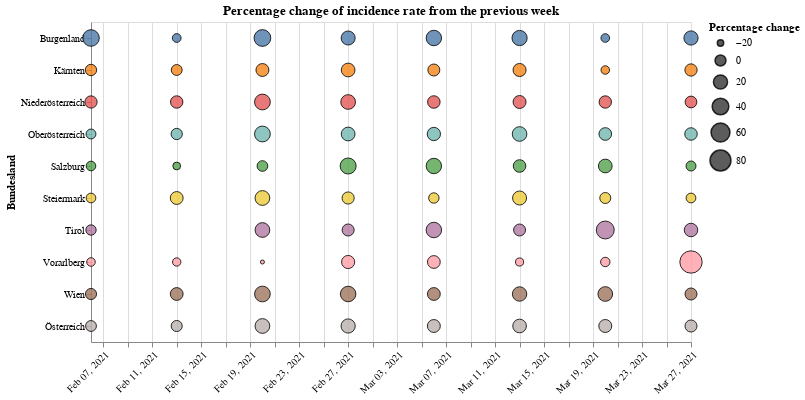

This figure's notebook cell:
### Code cell
#collapse
source = saturdays_data.query("Time >= '2021-01-31'")
alt.Chart(source).mark_circle(
    opacity=0.8,
    stroke='black',
    strokeWidth=1
).encode(
    alt.X('yearmonthdate(Time):T', axis=alt.Axis(title='', labelAngle=-45)),
    alt.Y('Bundesland:N'),
    alt.Size('rate_change:Q',
            scale=alt.Scale(range=[0, 500]),
            legend=alt.Legend(title='Percentage change')
    ),
    alt.Color('Bundesland:N', legend=None),
    tooltip='rate_change'
).properties(
    width=600,
    height=320,
    title='Percentage change of incidence rate from the previous week'
)

### Figure 1 — Vega-Lite specification as saved in the notebook (floating-point values rounded to 4 significant figures)
{"config": {"view": {"continuousWidth": 400, "continuousHeight": 300}}, "data": {"name": "data-585266c6a1b3095fc65e3bccf953d0c4"}, "mark": {"type": "circle", "opacity": 0.8, "stroke": "black", "strokeWidth": 1}, "encoding": {"color": {"type": "nominal", "field": "Bundesland", "legend": null}, "size": {"type": "quantitative", "field": "rate_change", "legend": {"title": "Percentage change"}, "scale": {"range": [0, 500]}}, "tooltip": {"type": "quantitative", "field": "rate_change"}, "x": {"type": "temporal", "axis": {"labelAngle": -45, "title": ""}, "field": "Time", "timeUnit": "yearmonthdate"}, "y": {"type": "nominal", "field": "Bundesland"}}, "height": 320, "title": "Percentage change of incidence rate from the previous week", "width": 600, "$schema": "https://vega.github.io/schema/vega-lite/v4.8.1.json", "datasets": {"data-585266c6a1b3095fc65e3bccf953d0c4": [{"Time": "2021-02-06T00:00:00", "Bundesland": "Burgenland", "BundeslandID": 1, "AnzEinwohner": 294436, "AnzahlFaelle": 47, "AnzahlFaelleSum": 11186, "AnzahlFaelle7Tage": 333, "SiebenTageInzidenzFaelle": 113.1, "AnzahlTotTaeglich": 0, "AnzahlTotSum": 214, "AnzahlGeheiltTaeglich": 41, "AnzahlGeheiltSum": 10426, "rate_change": 39.33}, {"Time": "2021-02-06T00:00:00", "Bundesland": "Kärnten", "BundeslandID": 2, "AnzEinwohner": 561293, "AnzahlFaelle": 109, "AnzahlFaelleSum": 26516, "AnzahlFaelle7Tage": 748, "SiebenTageInzidenzFaelle": 133.3, "AnzahlTotTaeglich": 2, "AnzahlTotSum": 680, "AnzahlGeheiltTaeglich": 82, "AnzahlGeheiltSum": 24294, "rate_change": 2.186}, {"Time": "2021-02-06T00:00:00", "Bundesland": "Niederösterreich", "BundeslandID": 3, "AnzEinwohner": 1684287, "AnzahlFaelle": 255, "AnzahlFaelleSum": 64806, "AnzahlFaelle7Tage": 1815, "SiebenTageInzidenzFaelle": 107.8, "AnzahlTotTaeglich": 3, "AnzahlTotSum": 1180, "AnzahlGeheiltTaeglich": 248, "AnzahlGeheiltSum": 60030, "rate_change": 7.907}, {"Time": "2021-02-06T00:00:00", "Bundesland": "Oberösterreich", "BundeslandID": 4, "AnzEinwohner": 1490279, "AnzahlFaelle": 107, "AnzahlFaelleSum": 81373, "AnzahlFaelle7Tage": 1243, "SiebenTageInzidenzFaelle": 83.41, "AnzahlTotTaeglich": 2, "AnzahlTotSum": 1365, "AnzahlGeheiltTaeglich": 178, "AnzahlGeheiltSum": 77378, "rate_change": -5.619}, {"Time": "2021-02-06T00:00:00", "Bundesland": "Salzburg", "BundeslandID": 5, "AnzEinwohner": 558410, "AnzahlFaelle": 71, "AnzahlFaelleSum": 35231, "AnzahlFaelle7Tage": 880, "SiebenTageInzidenzFaelle": 157.6, "AnzahlTotTaeglich": 1, "AnzahlTotSum": 465, "AnzahlGeheiltTaeglich": 140, "AnzahlGeheiltSum": 33202, "rate_change": -6.977}, {"Time": "2021-02-06T00:00:00", "Bundesland": "Steiermark", "BundeslandID": 6, "AnzEinwohner": 1246395, "AnzahlFaelle": 123, "AnzahlFaelleSum": 50543, "AnzahlFaelle7Tage": 1360, "SiebenTageInzidenzFaelle": 109.1, "AnzahlTotTaeglich": 4, "AnzahlTotSum": 1642, "AnzahlGeheiltTaeglich": 215, "AnzahlGeheiltSum": 46443, "rate_change": -6.657}, {"Time": "2021-02-06T00:00:00", "Bundesland": "Tirol", "BundeslandID": 7, "AnzEinwohner": 757634, "AnzahlFaelle": 89, "AnzahlFaelleSum": 45326, "AnzahlFaelle7Tage": 814, "SiebenTageInzidenzFaelle": 107.4, "AnzahlTotTaeglich": 3, "AnzahlTotSum": 600, "AnzahlGeheiltTaeglich": 125, "AnzahlGeheiltSum": 43425, "rate_change": -3.325}, {"Time": "2021-02-06T00:00:00", "Bundesland": "Vorarlberg", "BundeslandID": 8, "AnzEinwohner": 397139, "AnzahlFaelle": 44, "AnzahlFaelleSum": 22288, "AnzahlFaelle7Tage": 384, "SiebenTageInzidenzFaelle": 96.69, "AnzahlTotTaeglich": 1, "AnzahlTotSum": 267, "AnzahlGeheiltTaeglich": 84, "AnzahlGeheiltSum": 21387, "rate_change": -11.72}, {"Time": "2021-02-06T00:00:00", "Bundesland": "Wien", "BundeslandID": 9, "AnzEinwohner": 1911191, "AnzahlFaelle": 324, "AnzahlFaelleSum": 82880, "AnzahlFaelle7Tage": 1815, "SiebenTageInzidenzFaelle": 94.97, "AnzahlTotTaeglich": 11, "AnzahlTotSum": 1563, "AnzahlGeheiltTaeglich": 214, "AnzahlGeheiltSum": 75139, "rate_change": 0.9455}, {"Time": "2021-02-06T00:00:00", "Bundesland": "Österreich", "BundeslandID": 10, "AnzEinwohner": 8901064, "AnzahlFaelle": 1169, "AnzahlFaelleSum": 420149, "AnzahlFaelle7Tage": 9392, "SiebenTageInzidenzFaelle": 105.5, "AnzahlTotTaeglich": 27, "AnzahlTotSum": 7976, "AnzahlGeheiltTaeglich": 1327, "AnzahlGeheiltSum": 391724, "rate_change": -0.5927}, {"Time": "2021-02-13T00:00:00", "Bundesland": "Burgenland", "BundeslandID": 1, "AnzEinwohner": 294436, "AnzahlFaelle": 45, "AnzahlFaelleSum": 11483, "AnzahlFaelle7Tage": 297, "SiebenTageInzidenzFaelle": 100.9, "AnzahlTotTaeglich": 1, "AnzahlTotSum": 219, "AnzahlGeheiltTaeglich": 46, "AnzahlGeheiltSum": 10702, "rate_change": -10.81}, {"Time": "2021-02-13T00:00:00", "Bundesland": "Kärnten", "BundeslandID": 2, "AnzEinwohner": 561293, "AnzahlFaelle": 100, "AnzahlFaelleSum": 27261, "AnzahlFaelle7Tage": 745, "SiebenTageInzidenzFaelle": 132.7, "AnzahlTotTaeglich": 0, "AnzahlTotSum": 692, "AnzahlGeheiltTaeglich": 67, "AnzahlGeheiltSum": 24903, "rate_change": -0.4011}, {"Time": "2021-02-13T00:00:00", "Bundesland": "Niederösterreich", "BundeslandID": 3, "AnzEinwohner": 1684287, "AnzahlFaelle": 218, "AnzahlFaelleSum": 66777, "AnzahlFaelle7Tage": 1971, "SiebenTageInzidenzFaelle": 117.0, "AnzahlTotTaeglich": 4, "AnzahlTotSum": 1208, "AnzahlGeheiltTaeglich": 319, "AnzahlGeheiltSum": 61783, "rate_change": 8.595}, {"Time": "2021-02-13T00:00:00", "Bundesland": "Oberösterreich", "BundeslandID": 4, "AnzEinwohner": 1490279, "AnzahlFaelle": 137, "AnzahlFaelleSum": 82639, "AnzahlFaelle7Tage": 1266, "SiebenTageInzidenzFaelle": 84.95, "AnzahlTotTaeglich": 2, "AnzahlTotSum": 1381, "AnzahlGeheiltTaeglich": 180, "AnzahlGeheiltSum": 78524, "rate_change": 1.85}, {"Time": "2021-02-13T00:00:00", "Bundesland": "Salzburg", "BundeslandID": 5, "AnzEinwohner": 558410, "AnzahlFaelle": 109, "AnzahlFaelleSum": 35978, "AnzahlFaelle7Tage": 747, "SiebenTageInzidenzFaelle": 133.8, "AnzahlTotTaeglich": 4, "AnzahlTotSum": 478, "AnzahlGeheiltTaeglich": 122, "AnzahlGeheiltSum": 34134, "rate_change": -15.11}, {"Time": "2021-02-13T00:00:00", "Bundesland": "Steiermark", "BundeslandID": 6, "AnzEinwohner": 1246395, "AnzahlFaelle": 212, "AnzahlFaelleSum": 52060, "AnzahlFaelle7Tage": 1517, "SiebenTageInzidenzFaelle": 121.7, "AnzahlTotTaeglich": 4, "AnzahlTotSum": 1687, "AnzahlGeheiltTaeglich": 211, "AnzahlGeheiltSum": 47798, "rate_change": 11.54}, {"Time": "2021-02-13T00:00:00", "Bundesland": "Tirol", "BundeslandID": 7, "AnzEinwohner": 757634, "AnzahlFaelle": 57, "AnzahlFaelleSum": 45893, "AnzahlFaelle7Tage": 567, "SiebenTageInzidenzFaelle": 74.84, "AnzahlTotTaeglich": 0, "AnzahlTotSum": 608, "AnzahlGeheiltTaeglich": 111, "AnzahlGeheiltSum": 44234, "rate_change": -30.34}, {"Time": "2021-02-13T00:00:00", "Bundesland": "Vorarlberg", "BundeslandID": 8, "AnzEinwohner": 397139, "AnzahlFaelle": 63, "AnzahlFaelleSum": 22624, "AnzahlFaelle7Tage": 336, "SiebenTageInzidenzFaelle": 84.61, "AnzahlTotTaeglich": 0, "AnzahlTotSum": 268, "AnzahlGeheiltTaeglich": 60, "AnzahlGeheiltSum": 21781, "rate_change": -12.5}, {"Time": "2021-02-13T00:00:00", "Bundesland": "Wien", "BundeslandID": 9, "AnzEinwohner": 1911191, "AnzahlFaelle": 235, "AnzahlFaelleSum": 84897, "AnzahlFaelle7Tage": 2017, "SiebenTageInzidenzFaelle": 105.5, "AnzahlTotTaeglich": 7, "AnzahlTotSum": 1620, "AnzahlGeheiltTaeglich": 236, "AnzahlGeheiltSum": 76808, "rate_change": 11.13}, {"Time": "2021-02-13T00:00:00", "Bundesland": "Österreich", "BundeslandID": 10, "AnzEinwohner": 8901064, "AnzahlFaelle": 1176, "AnzahlFaelleSum": 429612, "AnzahlFaelle7Tage": 9463, "SiebenTageInzidenzFaelle": 106.3, "AnzahlTotTaeglich": 22, "AnzahlTotSum": 8161, "AnzahlGeheiltTaeglich": 1352, "AnzahlGeheiltSum": 400667, "rate_change": 0.7559}, {"Time": "2021-02-20T00:00:00", "Bundesland": "Burgenland", "BundeslandID": 1, "AnzEinwohner": 294436, "AnzahlFaelle": 69, "AnzahlFaelleSum": 11901, "AnzahlFaelle7Tage": 418, "SiebenTageInzidenzFaelle": 142.0, "AnzahlTotTaeglich": 1, "AnzahlTotSum": 225, "AnzahlGeheiltTaeglich": 37, "AnzahlGeheiltSum": 10979, "rate_change": 40.74}, {"Time": "2021-02-20T00:00:00", "Bundesland": "Kärnten", "BundeslandID": 2, "AnzEinwohner": 561293, "AnzahlFaelle": 98, "AnzahlFaelleSum": 28096, "AnzahlFaelle7Tage": 835, "SiebenTageInzidenzFaelle": 148.8, "AnzahlTotTaeglich": 1, "AnzahlTotSum": 699, "AnzahlGeheiltTaeglich": 87, "AnzahlGeheiltSum": 25538, "rate_change": 12.08}, {"Time": "2021-02-20T00:00:00", "Bundesland": "Niederösterreich", "BundeslandID": 3, "AnzEinwohner": 1684287, "AnzahlFaelle": 442, "AnzahlFaelleSum": 69393, "AnzahlFaelle7Tage": 2616, "SiebenTageInzidenzFaelle": 155.3, "AnzahlTotTaeglich": 4, "AnzahlTotSum": 1229, "AnzahlGeheiltTaeglich": 359, "AnzahlGeheiltSum": 63796, "rate_change": 32.72}, {"Time": "2021-02-20T00:00:00", "Bundesland": "Oberösterreich", "BundeslandID": 4, "AnzEinwohner": 1490279, "AnzahlFaelle": 217, "AnzahlFaelleSum": 84322, "AnzahlFaelle7Tage": 1683, "SiebenTageInzidenzFaelle": 112.9, "AnzahlTotTaeglich": 1, "AnzahlTotSum": 1393, "AnzahlGeheiltTaeglich": 183, "AnzahlGeheiltSum": 79875, "rate_change": 32.94}, {"Time": "2021-02-20T00:00:00", "Bundesland": "Salzburg", "BundeslandID": 5, "AnzEinwohner": 558410, "AnzahlFaelle": 124, "AnzahlFaelleSum": 36715, "AnzahlFaelle7Tage": 737, "SiebenTageInzidenzFaelle": 132.0, "AnzahlTotTaeglich": 3, "AnzahlTotSum": 490, "AnzahlGeheiltTaeglich": 100, "AnzahlGeheiltSum": 34869, "rate_change": -1.339}, {"Time": "2021-02-20T00:00:00", "Bundesland": "Steiermark", "BundeslandID": 6, "AnzEinwohner": 1246395, "AnzahlFaelle": 192, "AnzahlFaelleSum": 53953, "AnzahlFaelle7Tage": 1893, "SiebenTageInzidenzFaelle": 151.9, "AnzahlTotTaeglich": 5, "AnzahlTotSum": 1722, "AnzahlGeheiltTaeglich": 164, "AnzahlGeheiltSum": 49228, "rate_change": 24.79}, {"Time": "2021-02-20T00:00:00", "Bundesland": "Tirol", "BundeslandID": 7, "AnzEinwohner": 757634, "AnzahlFaelle": 94, "AnzahlFaelleSum": 46600, "AnzahlFaelle7Tage": 707, "SiebenTageInzidenzFaelle": 93.32, "AnzahlTotTaeglich": 1, "AnzahlTotSum": 622, "AnzahlGeheiltTaeglich": 89, "AnzahlGeheiltSum": 44863, "rate_change": 24.69}, {"Time": "2021-02-20T00:00:00", "Bundesland": "Vorarlberg", "BundeslandID": 8, "AnzEinwohner": 397139, "AnzahlFaelle": 32, "AnzahlFaelleSum": 22872, "AnzahlFaelle7Tage": 248, "SiebenTageInzidenzFaelle": 62.45, "AnzahlTotTaeglich": 0, "AnzahlTotSum": 270, "AnzahlGeheiltTaeglich": 48, "AnzahlGeheiltSum": 22125, "rate_change": -26.19}, {"Time": "2021-02-20T00:00:00", "Bundesland": "Wien", "BundeslandID": 9, "AnzEinwohner": 1911191, "AnzahlFaelle": 408, "AnzahlFaelleSum": 87561, "AnzahlFaelle7Tage": 2664, "SiebenTageInzidenzFaelle": 139.4, "AnzahlTotTaeglich": 3, "AnzahlTotSum": 1656, "AnzahlGeheiltTaeglich": 253, "AnzahlGeheiltSum": 78518, "rate_change": 32.08}, {"Time": "2021-02-20T00:00:00", "Bundesland": "Österreich", "BundeslandID": 10, "AnzEinwohner": 8901064, "AnzahlFaelle": 1676, "AnzahlFaelleSum": 441413, "AnzahlFaelle7Tage": 11801, "SiebenTageInzidenzFaelle": 132.6, "AnzahlTotTaeglich": 19, "AnzahlTotSum": 8306, "AnzahlGeheiltTaeglich": 1320, "AnzahlGeheiltSum": 409791, "rate_change": 24.71}, {"Time": "2021-02-27T00:00:00", "Bundesland": "Burgenland", "BundeslandID": 1, "AnzEinwohner": 294436, "AnzahlFaelle": 29, "AnzahlFaelleSum": 12400, "AnzahlFaelle7Tage": 499, "SiebenTageInzidenzFaelle": 169.5, "AnzahlTotTaeglich": 0, "AnzahlTotSum": 227, "AnzahlGeheiltTaeglich": 44, "AnzahlGeheiltSum": 11305, "rate_change": 19.38}, {"Time": "2021-02-27T00:00:00", "Bundesland": "Kärnten", "BundeslandID": 2, "AnzEinwohner": 561293, "AnzahlFaelle": 98, "AnzahlFaelleSum": 29075, "AnzahlFaelle7Tage": 979, "SiebenTageInzidenzFaelle": 174.4, "AnzahlTotTaeglich": 0, "AnzahlTotSum": 707, "AnzahlGeheiltTaeglich": 58, "AnzahlGeheiltSum": 26184, "rate_change": 17.25}, {"Time": "2021-02-27T00:00:00", "Bundesland": "Niederösterreich", "BundeslandID": 3, "AnzEinwohner": 1684287, "AnzahlFaelle": 722, "AnzahlFaelleSum": 72652, "AnzahlFaelle7Tage": 3259, "SiebenTageInzidenzFaelle": 193.5, "AnzahlTotTaeglich": 7, "AnzahlTotSum": 1260, "AnzahlGeheiltTaeglich": 369, "AnzahlGeheiltSum": 65695, "rate_change": 24.58}, {"Time": "2021-02-27T00:00:00", "Bundesland": "Oberösterreich", "BundeslandID": 4, "AnzEinwohner": 1490279, "AnzahlFaelle": 232, "AnzahlFaelleSum": 86302, "AnzahlFaelle7Tage": 1980, "SiebenTageInzidenzFaelle": 132.9, "AnzahlTotTaeglich": 0, "AnzahlTotSum": 1400, "AnzahlGeheiltTaeglich": 219, "AnzahlGeheiltSum": 81350, "rate_change": 17.65}, {"Time": "2021-02-27T00:00:00", "Bundesland": "Salzburg", "BundeslandID": 5, "AnzEinwohner": 558410, "AnzahlFaelle": 146, "AnzahlFaelleSum": 37706, "AnzahlFaelle7Tage": 991, "SiebenTageInzidenzFaelle": 177.5, "AnzahlTotTaeglich": 1, "AnzahlTotSum": 498, "AnzahlGeheiltTaeglich": 101, "AnzahlGeheiltSum": 35502, "rate_change": 34.46}, {"Time": "2021-02-27T00:00:00", "Bundesland": "Steiermark", "BundeslandID": 6, "AnzEinwohner": 1246395, "AnzahlFaelle": 423, "AnzahlFaelleSum": 55980, "AnzahlFaelle7Tage": 2027, "SiebenTageInzidenzFaelle": 162.6, "AnzahlTotTaeglich": 5, "AnzahlTotSum": 1754, "AnzahlGeheiltTaeglich": 272, "AnzahlGeheiltSum": 50906, "rate_change": 7.079}, {"Time": "2021-02-27T00:00:00", "Bundesland": "Tirol", "BundeslandID": 7, "AnzEinwohner": 757634, "AnzahlFaelle": 95, "AnzahlFaelleSum": 47352, "AnzahlFaelle7Tage": 752, "SiebenTageInzidenzFaelle": 99.26, "AnzahlTotTaeglich": 1, "AnzahlTotSum": 629, "AnzahlGeheiltTaeglich": 108, "AnzahlGeheiltSum": 45472, "rate_change": 6.365}, {"Time": "2021-02-27T00:00:00", "Bundesland": "Vorarlberg", "BundeslandID": 8, "AnzEinwohner": 397139, "AnzahlFaelle": 43, "AnzahlFaelleSum": 23153, "AnzahlFaelle7Tage": 281, "SiebenTageInzidenzFaelle": 70.76, "AnzahlTotTaeglich": 1, "AnzahlTotSum": 274, "AnzahlGeheiltTaeglich": 38, "AnzahlGeheiltSum": 22411, "rate_change": 13.31}, {"Time": "2021-02-27T00:00:00", "Bundesland": "Wien", "BundeslandID": 9, "AnzEinwohner": 1911191, "AnzahlFaelle": 452, "AnzahlFaelleSum": 91041, "AnzahlFaelle7Tage": 3480, "SiebenTageInzidenzFaelle": 182.1, "AnzahlTotTaeglich": 7, "AnzahlTotSum": 1696, "AnzahlGeheiltTaeglich": 315, "AnzahlGeheiltSum": 80265, "rate_change": 30.63}, {"Time": "2021-02-27T00:00:00", "Bundesland": "Österreich", "BundeslandID": 10, "AnzEinwohner": 8901064, "AnzahlFaelle": 2240, "AnzahlFaelleSum": 455661, "AnzahlFaelle7Tage": 14248, "SiebenTageInzidenzFaelle": 160.1, "AnzahlTotTaeglich": 22, "AnzahlTotSum": 8445, "AnzahlGeheiltTaeglich": 1524, "AnzahlGeheiltSum": 419090, "rate_change": 20.74}, {"Time": "2021-03-06T00:00:00", "Bundesland": "Burgenland", "BundeslandID": 1, "AnzEinwohner": 294436, "AnzahlFaelle": 50, "AnzahlFaelleSum": 13049, "AnzahlFaelle7Tage": 649, "SiebenTageInzidenzFaelle": 220.4, "AnzahlTotTaeglich": 0, "AnzahlTotSum": 232, "AnzahlGeheiltTaeglich": 84, "AnzahlGeheiltSum": 11733, "rate_change": 30.06}, {"Time": "2021-03-06T00:00:00", "Bundesland": "Kärnten", "BundeslandID": 2, "AnzEinwohner": 561293, "AnzahlFaelle": 106, "AnzahlFaelleSum": 30113, "AnzahlFaelle7Tage": 1038, "SiebenTageInzidenzFaelle": 184.9, "AnzahlTotTaeglich": 1, "AnzahlTotSum": 716, "AnzahlGeheiltTaeglich": 115, "AnzahlGeheiltSum": 27034, "rate_change": 6.027}, {"Time": "2021-03-06T00:00:00", "Bundesland": "Niederösterreich", "BundeslandID": 3, "AnzEinwohner": 1684287, "AnzahlFaelle": 518, "AnzahlFaelleSum": 76217, "AnzahlFaelle7Tage": 3565, "SiebenTageInzidenzFaelle": 211.7, "AnzahlTotTaeglich": 5, "AnzahlTotSum": 1287, "AnzahlGeheiltTaeglich": 420, "AnzahlGeheiltSum": 68398, "rate_change": 9.389}, {"Time": "2021-03-06T00:00:00", "Bundesland": "Oberösterreich", "BundeslandID": 4, "AnzEinwohner": 1490279, "AnzahlFaelle": 336, "AnzahlFaelleSum": 88567, "AnzahlFaelle7Tage": 2265, "SiebenTageInzidenzFaelle": 152.0, "AnzahlTotTaeglich": 3, "AnzahlTotSum": 1408, "AnzahlGeheiltTaeglich": 276, "AnzahlGeheiltSum": 83089, "rate_change": 14.39}, {"Time": "2021-03-06T00:00:00", "Bundesland": "Salzburg", "BundeslandID": 5, "AnzEinwohner": 558410, "AnzahlFaelle": 141, "AnzahlFaelleSum": 38989, "AnzahlFaelle7Tage": 1283, "SiebenTageInzidenzFaelle": 229.8, "AnzahlTotTaeglich": 3, "AnzahlTotSum": 509, "AnzahlGeheiltTaeglich": 153, "AnzahlGeheiltSum": 36318, "rate_change": 29.47}, {"Time": "2021-03-06T00:00:00", "Bundesland": "Steiermark", "BundeslandID": 6, "AnzEinwohner": 1246395, "AnzahlFaelle": 234, "AnzahlFaelleSum": 57949, "AnzahlFaelle7Tage": 1969, "SiebenTageInzidenzFaelle": 158.0, "AnzahlTotTaeglich": 4, "AnzahlTotSum": 1779, "AnzahlGeheiltTaeglich": 286, "AnzahlGeheiltSum": 52871, "rate_change": -2.861}, {"Time": "2021-03-06T00:00:00", "Bundesland": "Tirol", "BundeslandID": 7, "AnzEinwohner": 757634, "AnzahlFaelle": 107, "AnzahlFaelleSum": 48332, "AnzahlFaelle7Tage": 980, "SiebenTageInzidenzFaelle": 129.4, "AnzahlTotTaeglich": 0, "AnzahlTotSum": 632, "AnzahlGeheiltTaeglich": 103, "AnzahlGeheiltSum": 46168, "rate_change": 30.32}, {"Time": "2021-03-06T00:00:00", "Bundesland": "Vorarlberg", "BundeslandID": 8, "AnzEinwohner": 397139, "AnzahlFaelle": 35, "AnzahlFaelleSum": 23465, "AnzahlFaelle7Tage": 312, "SiebenTageInzidenzFaelle": 78.56, "AnzahlTotTaeglich": 1, "AnzahlTotSum": 277, "AnzahlGeheiltTaeglich": 38, "AnzahlGeheiltSum": 22679, "rate_change": 11.03}, {"Time": "2021-03-06T00:00:00", "Bundesland": "Wien", "BundeslandID": 9, "AnzEinwohner": 1911191, "AnzahlFaelle": 723, "AnzahlFaelleSum": 94912, "AnzahlFaelle7Tage": 3871, "SiebenTageInzidenzFaelle": 202.5, "AnzahlTotTaeglich": 7, "AnzahlTotSum": 1733, "AnzahlGeheiltTaeglich": 234, "AnzahlGeheiltSum": 82239, "rate_change": 11.24}, {"Time": "2021-03-06T00:00:00", "Bundesland": "Österreich", "BundeslandID": 10, "AnzEinwohner": 8901064, "AnzahlFaelle": 2250, "AnzahlFaelleSum": 471593, "AnzahlFaelle7Tage": 15932, "SiebenTageInzidenzFaelle": 179.0, "AnzahlTotTaeglich": 24, "AnzahlTotSum": 8573, "AnzahlGeheiltTaeglich": 1709, "AnzahlGeheiltSum": 430529, "rate_change": 11.82}, {"Time": "2021-03-13T00:00:00", "Bundesland": "Burgenland", "BundeslandID": 1, "AnzEinwohner": 294436, "AnzahlFaelle": 85, "AnzahlFaelleSum": 13881, "AnzahlFaelle7Tage": 832, "SiebenTageInzidenzFaelle": 282.6, "AnzahlTotTaeglich": 1, "AnzahlTotSum": 241, "AnzahlGeheiltTaeglich": 74, "AnzahlGeheiltSum": 12167, "rate_change": 28.2}, {"Time": "2021-03-13T00:00:00", "Bundesland": "Kärnten", "BundeslandID": 2, "AnzEinwohner": 561293, "AnzahlFaelle": 135, "AnzahlFaelleSum": 31285, "AnzahlFaelle7Tage": 1172, "SiebenTageInzidenzFaelle": 208.8, "AnzahlTotTaeglich": 0, "AnzahlTotSum": 728, "AnzahlGeheiltTaeglich": 141, "AnzahlGeheiltSum": 28078, "rate_change": 12.91}, {"Time": "2021-03-13T00:00:00", "Bundesland": "Niederösterreich", "BundeslandID": 3, "AnzEinwohner": 1684287, "AnzahlFaelle": 650, "AnzahlFaelleSum": 80225, "AnzahlFaelle7Tage": 4008, "SiebenTageInzidenzFaelle": 238.0, "AnzahlTotTaeglich": 4, "AnzahlTotSum": 1314, "AnzahlGeheiltTaeglich": 634, "AnzahlGeheiltSum": 71595, "rate_change": 12.43}, {"Time": "2021-03-13T00:00:00", "Bundesland": "Oberösterreich", "BundeslandID": 4, "AnzEinwohner": 1490279, "AnzahlFaelle": 392, "AnzahlFaelleSum": 91374, "AnzahlFaelle7Tage": 2807, "SiebenTageInzidenzFaelle": 188.4, "AnzahlTotTaeglich": 2, "AnzahlTotSum": 1421, "AnzahlGeheiltTaeglich": 235, "AnzahlGeheiltSum": 84914, "rate_change": 23.93}, {"Time": "2021-03-13T00:00:00", "Bundesland": "Salzburg", "BundeslandID": 5, "AnzEinwohner": 558410, "AnzahlFaelle": 170, "AnzahlFaelleSum": 40396, "AnzahlFaelle7Tage": 1407, "SiebenTageInzidenzFaelle": 252.0, "AnzahlTotTaeglich": 4, "AnzahlTotSum": 520, "AnzahlGeheiltTaeglich": 164, "AnzahlGeheiltSum": 37427, "rate_change": 9.665}, {"Time": "2021-03-13T00:00:00", "Bundesland": "Steiermark", "BundeslandID": 6, "AnzEinwohner": 1246395, "AnzahlFaelle": 331, "AnzahlFaelleSum": 60299, "AnzahlFaelle7Tage": 2350, "SiebenTageInzidenzFaelle": 188.5, "AnzahlTotTaeglich": 3, "AnzahlTotSum": 1798, "AnzahlGeheiltTaeglich": 212, "AnzahlGeheiltSum": 54489, "rate_change": 19.35}, {"Time": "2021-03-13T00:00:00", "Bundesland": "Tirol", "BundeslandID": 7, "AnzEinwohner": 757634, "AnzahlFaelle": 207, "AnzahlFaelleSum": 49369, "AnzahlFaelle7Tage": 1037, "SiebenTageInzidenzFaelle": 136.9, "AnzahlTotTaeglich": 0, "AnzahlTotSum": 633, "AnzahlGeheiltTaeglich": 115, "AnzahlGeheiltSum": 46953, "rate_change": 5.816}, {"Time": "2021-03-13T00:00:00", "Bundesland": "Vorarlberg", "BundeslandID": 8, "AnzEinwohner": 397139, "AnzahlFaelle": 30, "AnzahlFaelleSum": 23734, "AnzahlFaelle7Tage": 269, "SiebenTageInzidenzFaelle": 67.73, "AnzahlTotTaeglich": 0, "AnzahlTotSum": 278, "AnzahlGeheiltTaeglich": 52, "AnzahlGeheiltSum": 22971, "rate_change": -13.78}, {"Time": "2021-03-13T00:00:00", "Bundesland": "Wien", "BundeslandID": 9, "AnzEinwohner": 1911191, "AnzahlFaelle": 550, "AnzahlFaelleSum": 99649, "AnzahlFaelle7Tage": 4737, "SiebenTageInzidenzFaelle": 247.9, "AnzahlTotTaeglich": 8, "AnzahlTotSum": 1775, "AnzahlGeheiltTaeglich": 397, "AnzahlGeheiltSum": 84827, "rate_change": 22.37}, {"Time": "2021-03-13T00:00:00", "Bundesland": "Österreich", "BundeslandID": 10, "AnzEinwohner": 8901064, "AnzahlFaelle": 2550, "AnzahlFaelleSum": 490212, "AnzahlFaelle7Tage": 18619, "SiebenTageInzidenzFaelle": 209.2, "AnzahlTotTaeglich": 22, "AnzahlTotSum": 8708, "AnzahlGeheiltTaeglich": 2024, "AnzahlGeheiltSum": 443421, "rate_change": 16.87}, {"Time": "2021-03-20T00:00:00", "Bundesland": "Burgenland", "BundeslandID": 1, "AnzEinwohner": 294436, "AnzahlFaelle": 59, "AnzahlFaelleSum": 14618, "AnzahlFaelle7Tage": 737, "SiebenTageInzidenzFaelle": 250.3, "AnzahlTotTaeglich": 1, "AnzahlTotSum": 256, "AnzahlGeheiltTaeglich": 94, "AnzahlGeheiltSum": 12856, "rate_change": -11.42}, {"Time": "2021-03-20T00:00:00", "Bundesland": "Kärnten", "BundeslandID": 2, "AnzEinwohner": 561293, "AnzahlFaelle": 134, "AnzahlFaelleSum": 32316, "AnzahlFaelle7Tage": 1031, "SiebenTageInzidenzFaelle": 183.7, "AnzahlTotTaeglich": 0, "AnzahlTotSum": 736, "AnzahlGeheiltTaeglich": 116, "AnzahlGeheiltSum": 29075, "rate_change": -12.03}, {"Time": "2021-03-20T00:00:00", "Bundesland": "Niederösterreich", "BundeslandID": 3, "AnzEinwohner": 1684287, "AnzahlFaelle": 585, "AnzahlFaelleSum": 84571, "AnzahlFaelle7Tage": 4346, "SiebenTageInzidenzFaelle": 258.0, "AnzahlTotTaeglich": 4, "AnzahlTotSum": 1343, "AnzahlGeheiltTaeglich": 658, "AnzahlGeheiltSum": 75134, "rate_change": 8.433}, {"Time": "2021-03-20T00:00:00", "Bundesland": "Oberösterreich", "BundeslandID": 4, "AnzEinwohner": 1490279, "AnzahlFaelle": 485, "AnzahlFaelleSum": 94470, "AnzahlFaelle7Tage": 3096, "SiebenTageInzidenzFaelle": 207.7, "AnzahlTotTaeglich": 5, "AnzahlTotSum": 1441, "AnzahlGeheiltTaeglich": 284, "AnzahlGeheiltSum": 87031, "rate_change": 10.3}, {"Time": "2021-03-20T00:00:00", "Bundesland": "Salzburg", "BundeslandID": 5, "AnzEinwohner": 558410, "AnzahlFaelle": 165, "AnzahlFaelleSum": 42049, "AnzahlFaelle7Tage": 1653, "SiebenTageInzidenzFaelle": 296.0, "AnzahlTotTaeglich": 0, "AnzahlTotSum": 528, "AnzahlGeheiltTaeglich": 174, "AnzahlGeheiltSum": 38693, "rate_change": 17.48}, {"Time": "2021-03-20T00:00:00", "Bundesland": "Steiermark", "BundeslandID": 6, "AnzEinwohner": 1246395, "AnzahlFaelle": 321, "AnzahlFaelleSum": 62656, "AnzahlFaelle7Tage": 2357, "SiebenTageInzidenzFaelle": 189.1, "AnzahlTotTaeglich": 3, "AnzahlTotSum": 1830, "AnzahlGeheiltTaeglich": 305, "AnzahlGeheiltSum": 56250, "rate_change": 0.2979}, {"Time": "2021-03-20T00:00:00", "Bundesland": "Tirol", "BundeslandID": 7, "AnzEinwohner": 757634, "AnzahlFaelle": 171, "AnzahlFaelleSum": 50936, "AnzahlFaelle7Tage": 1567, "SiebenTageInzidenzFaelle": 206.8, "AnzahlTotTaeglich": 0, "AnzahlTotSum": 637, "AnzahlGeheiltTaeglich": 154, "AnzahlGeheiltSum": 47910, "rate_change": 51.11}, {"Time": "2021-03-20T00:00:00", "Bundesland": "Vorarlberg", "BundeslandID": 8, "AnzEinwohner": 397139, "AnzahlFaelle": 28, "AnzahlFaelleSum": 23982, "AnzahlFaelle7Tage": 248, "SiebenTageInzidenzFaelle": 62.45, "AnzahlTotTaeglich": 0, "AnzahlTotSum": 279, "AnzahlGeheiltTaeglich": 22, "AnzahlGeheiltSum": 23205, "rate_change": -7.807}, {"Time": "2021-03-20T00:00:00", "Bundesland": "Wien", "BundeslandID": 9, "AnzEinwohner": 1911191, "AnzahlFaelle": 785, "AnzahlFaelleSum": 105541, "AnzahlFaelle7Tage": 5892, "SiebenTageInzidenzFaelle": 308.3, "AnzahlTotTaeglich": 2, "AnzahlTotSum": 1819, "AnzahlGeheiltTaeglich": 443, "AnzahlGeheiltSum": 88260, "rate_change": 24.38}, {"Time": "2021-03-20T00:00:00", "Bundesland": "Österreich", "BundeslandID": 10, "AnzEinwohner": 8901064, "AnzahlFaelle": 2733, "AnzahlFaelleSum": 511139, "AnzahlFaelle7Tage": 20927, "SiebenTageInzidenzFaelle": 235.1, "AnzahlTotTaeglich": 15, "AnzahlTotSum": 8869, "AnzahlGeheiltTaeglich": 2250, "AnzahlGeheiltSum": 458414, "rate_change": 12.4}, {"Time": "2021-03-27T00:00:00", "Bundesland": "Burgenland", "BundeslandID": 1, "AnzEinwohner": 294436, "AnzahlFaelle": 96, "AnzahlFaelleSum": 15509, "AnzahlFaelle7Tage": 891, "SiebenTageInzidenzFaelle": 302.6, "AnzahlTotTaeglich": 0, "AnzahlTotSum": 262, "AnzahlGeheiltTaeglich": 77, "AnzahlGeheiltSum": 13567, "rate_change": 20.9}, {"Time": "2021-03-27T00:00:00", "Bundesland": "Kärnten", "BundeslandID": 2, "AnzEinwohner": 561293, "AnzahlFaelle": 153, "AnzahlFaelleSum": 33427, "AnzahlFaelle7Tage": 1111, "SiebenTageInzidenzFaelle": 197.9, "AnzahlTotTaeglich": 1, "AnzahlTotSum": 743, "AnzahlGeheiltTaeglich": 151, "AnzahlGeheiltSum": 30127, "rate_change": 7.759}, {"Time": "2021-03-27T00:00:00", "Bundesland": "Niederösterreich", "BundeslandID": 3, "AnzEinwohner": 1684287, "AnzahlFaelle": 478, "AnzahlFaelleSum": 89119, "AnzahlFaelle7Tage": 4548, "SiebenTageInzidenzFaelle": 270.0, "AnzahlTotTaeglich": 4, "AnzahlTotSum": 1359, "AnzahlGeheiltTaeglich": 714, "AnzahlGeheiltSum": 78758, "rate_change": 4.648}, {"Time": "2021-03-27T00:00:00", "Bundesland": "Oberösterreich", "BundeslandID": 4, "AnzEinwohner": 1490279, "AnzahlFaelle": 486, "AnzahlFaelleSum": 97851, "AnzahlFaelle7Tage": 3381, "SiebenTageInzidenzFaelle": 226.9, "AnzahlTotTaeglich": 1, "AnzahlTotSum": 1457, "AnzahlGeheiltTaeglich": 328, "AnzahlGeheiltSum": 88670, "rate_change": 9.205}, {"Time": "2021-03-27T00:00:00", "Bundesland": "Salzburg", "BundeslandID": 5, "AnzEinwohner": 558410, "AnzahlFaelle": 153, "AnzahlFaelleSum": 43618, "AnzahlFaelle7Tage": 1569, "SiebenTageInzidenzFaelle": 281.0, "AnzahlTotTaeglich": 0, "AnzahlTotSum": 538, "AnzahlGeheiltTaeglich": 216, "AnzahlGeheiltSum": 39922, "rate_change": -5.082}, {"Time": "2021-03-27T00:00:00", "Bundesland": "Steiermark", "BundeslandID": 6, "AnzEinwohner": 1246395, "AnzahlFaelle": 285, "AnzahlFaelleSum": 64866, "AnzahlFaelle7Tage": 2210, "SiebenTageInzidenzFaelle": 177.3, "AnzahlTotTaeglich": 1, "AnzahlTotSum": 1853, "AnzahlGeheiltTaeglich": 318, "AnzahlGeheiltSum": 58560, "rate_change": -6.237}, {"Time": "2021-03-27T00:00:00", "Bundesland": "Tirol", "BundeslandID": 7, "AnzEinwohner": 757634, "AnzahlFaelle": 222, "AnzahlFaelleSum": 52749, "AnzahlFaelle7Tage": 1813, "SiebenTageInzidenzFaelle": 239.3, "AnzahlTotTaeglich": 0, "AnzahlTotSum": 641, "AnzahlGeheiltTaeglich": 173, "AnzahlGeheiltSum": 49159, "rate_change": 15.7}, {"Time": "2021-03-27T00:00:00", "Bundesland": "Vorarlberg", "BundeslandID": 8, "AnzEinwohner": 397139, "AnzahlFaelle": 53, "AnzahlFaelleSum": 24468, "AnzahlFaelle7Tage": 486, "SiebenTageInzidenzFaelle": 122.4, "AnzahlTotTaeglich": 0, "AnzahlTotSum": 280, "AnzahlGeheiltTaeglich": 40, "AnzahlGeheiltSum": 23411, "rate_change": 95.97}, {"Time": "2021-03-27T00:00:00", "Bundesland": "Wien", "BundeslandID": 9, "AnzEinwohner": 1911191, "AnzahlFaelle": 809, "AnzahlFaelleSum": 111800, "AnzahlFaelle7Tage": 6259, "SiebenTageInzidenzFaelle": 327.5, "AnzahlTotTaeglich": 9, "AnzahlTotSum": 1886, "AnzahlGeheiltTaeglich": 705, "AnzahlGeheiltSum": 92018, "rate_change": 6.229}, {"Time": "2021-03-27T00:00:00", "Bundesland": "Österreich", "BundeslandID": 10, "AnzEinwohner": 8901064, "AnzahlFaelle": 2735, "AnzahlFaelleSum": 533407, "AnzahlFaelle7Tage": 22268, "SiebenTageInzidenzFaelle": 250.2, "AnzahlTotTaeglich": 16, "AnzahlTotSum": 9019, "AnzahlGeheiltTaeglich": 2722, "AnzahlGeheiltSum": 474192, "rate_change": 6.408}]}}
